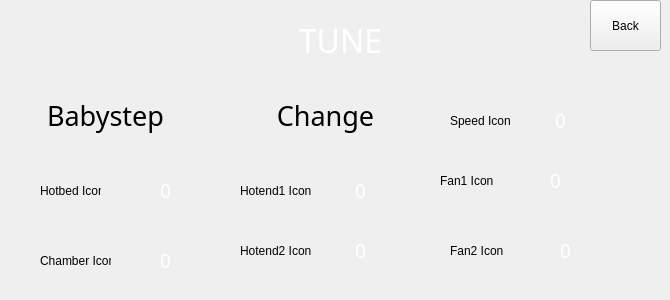
  <widget class="QWidget" name="tune_page">
   <widget class="QLabel" name="tune_hotend_1_icon_label">
    <property name="geometry">
     <rect>
      <x>240</x>
      <y>170</y>
      <width>81</width>
      <height>41</height>
     </rect>
    </property>
    <property name="text">
     <string>Hotend1 Icon</string>
    </property>
   </widget>
   <widget class="QLabel" name="tune_chamber_value">
    <property name="enabled">
     <bool>true</bool>
    </property>
    <property name="geometry">
     <rect>
      <x>130</x>
      <y>240</y>
      <width>71</width>
      <height>41</height>
     </rect>
    </property>
    <property name="font">
     <font>
      <family>Montserrat</family>
      <pointsize>14</pointsize>
     </font>
    </property>
    <property name="styleSheet">
     <string notr="true">background: transparent; color: white;</string>
    </property>
    <property name="text">
     <string>0</string>
    </property>
    <property name="alignment">
     <set>Qt::AlignCenter</set>
    </property>
   </widget>
   <widget class="CustomQPushButton" name="tune_babystep_menu_btn">
    <property name="geometry">
     <rect>
      <x>0</x>
      <y>80</y>
      <width>211</width>
      <height>71</height>
     </rect>
    </property>
    <property name="minimumSize">
     <size>
      <width>10</width>
      <height>10</height>
     </size>
    </property>
    <property name="font">
     <font>
      <family>Momcake</family>
      <pointsize>20</pointsize>
      <italic>false</italic>
      <stylestrategy>PreferAntialias</stylestrategy>
     </font>
    </property>
    <property name="mouseTracking">
     <bool>false</bool>
    </property>
    <property name="tabletTracking">
     <bool>true</bool>
    </property>
    <property name="contextMenuPolicy">
     <enum>Qt::NoContextMenu</enum>
    </property>
    <property name="layoutDirection">
     <enum>Qt::LeftToRight</enum>
    </property>
    <property name="styleSheet">
     <string notr="true"/>
    </property>
    <property name="text">
     <string>Babystep</string>
    </property>
    <property name="autoDefault">
     <bool>false</bool>
    </property>
    <property name="flat">
     <bool>true</bool>
    </property>
    <property name="class" stdset="0">
     <string>menu_btn</string>
    </property>
    <property name="borderLeftPixmap" stdset="0">
     <pixmap resource="resources/button_resources.qrc">:/button_borders/media/buttons/btn_part1.svg</pixmap>
    </property>
    <property name="borderCenterPixmap" stdset="0">
     <pixmap resource="resources/button_resources.qrc">:/button_borders/media/buttons/btn_part2.svg</pixmap>
    </property>
    <property name="borderRightPixmap" stdset="0">
     <pixmap resource="resources/button_resources.qrc">:/button_borders/media/buttons/btn_part3.svg</pixmap>
    </property>
   </widget>
   <widget class="QLabel" name="tune_hotbed_value">
    <property name="enabled">
     <bool>true</bool>
    </property>
    <property name="geometry">
     <rect>
      <x>130</x>
      <y>170</y>
      <width>71</width>
      <height>41</height>
     </rect>
    </property>
    <property name="font">
     <font>
      <family>Montserrat</family>
      <pointsize>14</pointsize>
     </font>
    </property>
    <property name="styleSheet">
     <string notr="true">background: transparent; color: white;</string>
    </property>
    <property name="text">
     <string>0</string>
    </property>
    <property name="alignment">
     <set>Qt::AlignCenter</set>
    </property>
   </widget>
   <widget class="QLabel" name="tune_fan_1_icon_label">
    <property name="geometry">
     <rect>
      <x>440</x>
      <y>160</y>
      <width>61</width>
      <height>41</height>
     </rect>
    </property>
    <property name="text">
     <string>Fan1 Icon</string>
    </property>
   </widget>
   <widget class="QLabel" name="tune_hotend_2_icon_label">
    <property name="geometry">
     <rect>
      <x>240</x>
      <y>230</y>
      <width>71</width>
      <height>41</height>
     </rect>
    </property>
    <property name="text">
     <string>Hotend2 Icon</string>
    </property>
   </widget>
   <widget class="QLabel" name="tune_fan_value_1">
    <property name="enabled">
     <bool>true</bool>
    </property>
    <property name="geometry">
     <rect>
      <x>510</x>
      <y>160</y>
      <width>91</width>
      <height>41</height>
     </rect>
    </property>
    <property name="font">
     <font>
      <family>Montserrat</family>
      <pointsize>14</pointsize>
     </font>
    </property>
    <property name="styleSheet">
     <string notr="true">background: transparent; color: white;</string>
    </property>
    <property name="text">
     <string>0</string>
    </property>
    <property name="alignment">
     <set>Qt::AlignCenter</set>
    </property>
   </widget>
   <widget class="QLabel" name="tune_title_lable">
    <property name="geometry">
     <rect>
      <x>250</x>
      <y>20</y>
      <width>181</width>
      <height>41</height>
     </rect>
    </property>
    <property name="font">
     <font>
      <family>Momcake</family>
      <pointsize>24</pointsize>
     </font>
    </property>
    <property name="layoutDirection">
     <enum>Qt::RightToLeft</enum>
    </property>
    <property name="styleSheet">
     <string notr="true">background: transparent; color: white;</string>
    </property>
    <property name="text">
     <string>TUNE</string>
    </property>
    <property name="alignment">
     <set>Qt::AlignCenter</set>
    </property>
    <property name="class" stdset="0">
     <string>title_text</string>
    </property>
   </widget>
   <widget class="QLabel" name="tune_hotend_value_1">
    <property name="enabled">
     <bool>true</bool>
    </property>
    <property name="geometry">
     <rect>
      <x>320</x>
      <y>170</y>
      <width>81</width>
      <height>41</height>
     </rect>
    </property>
    <property name="font">
     <font>
      <family>Montserrat</family>
      <pointsize>14</pointsize>
     </font>
    </property>
    <property name="styleSheet">
     <string notr="true">background: transparent; color: white;</string>
    </property>
    <property name="text">
     <string>0</string>
    </property>
    <property name="alignment">
     <set>Qt::AlignCenter</set>
    </property>
   </widget>
   <widget class="QLabel" name="tune_fan_2_icon_label">
    <property name="geometry">
     <rect>
      <x>450</x>
      <y>230</y>
      <width>61</width>
      <height>41</height>
     </rect>
    </property>
    <property name="text">
     <string>Fan2 Icon</string>
    </property>
   </widget>
   <widget class="QLabel" name="tune_speed_icon_label">
    <property name="geometry">
     <rect>
      <x>450</x>
      <y>100</y>
      <width>61</width>
      <height>41</height>
     </rect>
    </property>
    <property name="text">
     <string>Speed Icon</string>
    </property>
   </widget>
   <widget class="QPushButton" name="tune_back_btn">
    <property name="geometry">
     <rect>
      <x>590</x>
      <y>0</y>
      <width>71</width>
      <height>51</height>
     </rect>
    </property>
    <property name="text">
     <string>Back</string>
    </property>
    <property name="class" stdset="0">
     <string>back_btn</string>
    </property>
   </widget>
   <widget class="QLabel" name="tune_speed_value_label">
    <property name="enabled">
     <bool>true</bool>
    </property>
    <property name="geometry">
     <rect>
      <x>520</x>
      <y>100</y>
      <width>81</width>
      <height>41</height>
     </rect>
    </property>
    <property name="font">
     <font>
      <family>Montserrat</family>
      <pointsize>14</pointsize>
     </font>
    </property>
    <property name="styleSheet">
     <string notr="true">background: transparent; color: white;</string>
    </property>
    <property name="text">
     <string>0</string>
    </property>
    <property name="alignment">
     <set>Qt::AlignCenter</set>
    </property>
   </widget>
   <widget class="QLabel" name="tune_bed_icon_label">
    <property name="geometry">
     <rect>
      <x>40</x>
      <y>170</y>
      <width>61</width>
      <height>41</height>
     </rect>
    </property>
    <property name="text">
     <string>Hotbed Icon</string>
    </property>
   </widget>
   <widget class="QLabel" name="tune_chamber_icon_label">
    <property name="geometry">
     <rect>
      <x>40</x>
      <y>240</y>
      <width>71</width>
      <height>41</height>
     </rect>
    </property>
    <property name="text">
     <string>Chamber Icon</string>
    </property>
   </widget>
   <widget class="QLabel" name="tune_hotend_value_2">
    <property name="enabled">
     <bool>true</bool>
    </property>
    <property name="geometry">
     <rect>
      <x>320</x>
      <y>230</y>
      <width>81</width>
      <height>41</height>
     </rect>
    </property>
    <property name="font">
     <font>
      <family>Montserrat</family>
      <pointsize>14</pointsize>
     </font>
    </property>
    <property name="styleSheet">
     <string notr="true">background: transparent; color: white;</string>
    </property>
    <property name="text">
     <string>0</string>
    </property>
    <property name="alignment">
     <set>Qt::AlignCenter</set>
    </property>
   </widget>
   <widget class="QLabel" name="tune_fan_value_2">
    <property name="enabled">
     <bool>true</bool>
    </property>
    <property name="geometry">
     <rect>
      <x>520</x>
      <y>230</y>
      <width>91</width>
      <height>41</height>
     </rect>
    </property>
    <property name="font">
     <font>
      <family>Montserrat</family>
      <pointsize>14</pointsize>
     </font>
    </property>
    <property name="styleSheet">
     <string notr="true">background: transparent; color: white;</string>
    </property>
    <property name="text">
     <string>0</string>
    </property>
    <property name="alignment">
     <set>Qt::AlignCenter</set>
    </property>
   </widget>
   <widget class="CustomQPushButton" name="tune_change_filament_btn">
    <property name="geometry">
     <rect>
      <x>220</x>
      <y>80</y>
      <width>211</width>
      <height>71</height>
     </rect>
    </property>
    <property name="minimumSize">
     <size>
      <width>10</width>
      <height>10</height>
     </size>
    </property>
    <property name="font">
     <font>
      <family>Momcake</family>
      <pointsize>20</pointsize>
      <italic>false</italic>
      <stylestrategy>PreferAntialias</stylestrategy>
     </font>
    </property>
    <property name="mouseTracking">
     <bool>false</bool>
    </property>
    <property name="tabletTracking">
     <bool>true</bool>
    </property>
    <property name="contextMenuPolicy">
     <enum>Qt::NoContextMenu</enum>
    </property>
    <property name="layoutDirection">
     <enum>Qt::LeftToRight</enum>
    </property>
    <property name="styleSheet">
     <string notr="true"/>
    </property>
    <property name="text">
     <string>Change</string>
    </property>
    <property name="autoDefault">
     <bool>false</bool>
    </property>
    <property name="flat">
     <bool>true</bool>
    </property>
    <property name="class" stdset="0">
     <string>menu_btn</string>
    </property>
    <property name="borderLeftPixmap" stdset="0">
     <pixmap resource="resources/button_resources.qrc">:/button_borders/media/buttons/btn_part1.svg</pixmap>
    </property>
    <property name="borderCenterPixmap" stdset="0">
     <pixmap resource="resources/button_resources.qrc">:/button_borders/media/buttons/btn_part2.svg</pixmap>
    </property>
    <property name="borderRightPixmap" stdset="0">
     <pixmap resource="resources/button_resources.qrc">:/button_borders/media/buttons/btn_part3.svg</pixmap>
    </property>
   </widget>
   <widget class="QPushButton" name="tune_hotbed_value_btn">
    <property name="geometry">
     <rect>
      <x>130</x>
      <y>170</y>
      <width>71</width>
      <height>41</height>
     </rect>
    </property>
    <property name="styleSheet">
     <string notr="true">QPushButton{background:Transparent;}</string>
    </property>
    <property name="text">
     <string/>
    </property>
    <property name="flat">
     <bool>true</bool>
    </property>
   </widget>
   <widget class="QPushButton" name="tune_hotend_value_1_btn">
    <property name="geometry">
     <rect>
      <x>320</x>
      <y>170</y>
      <width>91</width>
      <height>41</height>
     </rect>
    </property>
    <property name="styleSheet">
     <string notr="true">QPushButton{background:Transparent;}</string>
    </property>
    <property name="text">
     <string/>
    </property>
    <property name="flat">
     <bool>true</bool>
    </property>
   </widget>
   <widget class="QPushButton" name="tune_hotend_value_2_btn">
    <property name="geometry">
     <rect>
      <x>320</x>
      <y>230</y>
      <width>91</width>
      <height>41</height>
     </rect>
    </property>
    <property name="styleSheet">
     <string notr="true">QPushButton{background:Transparent;}</string>
    </property>
    <property name="text">
     <string/>
    </property>
    <property name="flat">
     <bool>true</bool>
    </property>
   </widget>
   <widget class="QPushButton" name="tune_fan_value_1_btn">
    <property name="geometry">
     <rect>
      <x>510</x>
      <y>160</y>
      <width>81</width>
      <height>41</height>
     </rect>
    </property>
    <property name="styleSheet">
     <string notr="true">QPushButton{background:Transparent;}</string>
    </property>
    <property name="text">
     <string/>
    </property>
    <property name="flat">
     <bool>true</bool>
    </property>
   </widget>
   <widget class="QPushButton" name="tune_fan_value_2_btn">
    <property name="geometry">
     <rect>
      <x>520</x>
      <y>230</y>
      <width>81</width>
      <height>41</height>
     </rect>
    </property>
    <property name="styleSheet">
     <string notr="true">QPushButton{background:Transparent;}</string>
    </property>
    <property name="text">
     <string/>
    </property>
    <property name="flat">
     <bool>true</bool>
    </property>
   </widget>
   <widget class="QPushButton" name="tune_chamber_value_btn">
    <property name="geometry">
     <rect>
      <x>130</x>
      <y>240</y>
      <width>61</width>
      <height>51</height>
     </rect>
    </property>
    <property name="styleSheet">
     <string notr="true">QPushButton{background:Transparent;}</string>
    </property>
    <property name="text">
     <string/>
    </property>
    <property name="flat">
     <bool>true</bool>
    </property>
   </widget>
   <widget class="QPushButton" name="tune_speed_btn">
    <property name="geometry">
     <rect>
      <x>520</x>
      <y>100</y>
      <width>91</width>
      <height>41</height>
     </rect>
    </property>
    <property name="styleSheet">
     <string notr="true">QPushButton{background:Transparent;}</string>
    </property>
    <property name="text">
     <string/>
    </property>
    <property name="flat">
     <bool>true</bool>
    </property>
   </widget>
  </widget>
